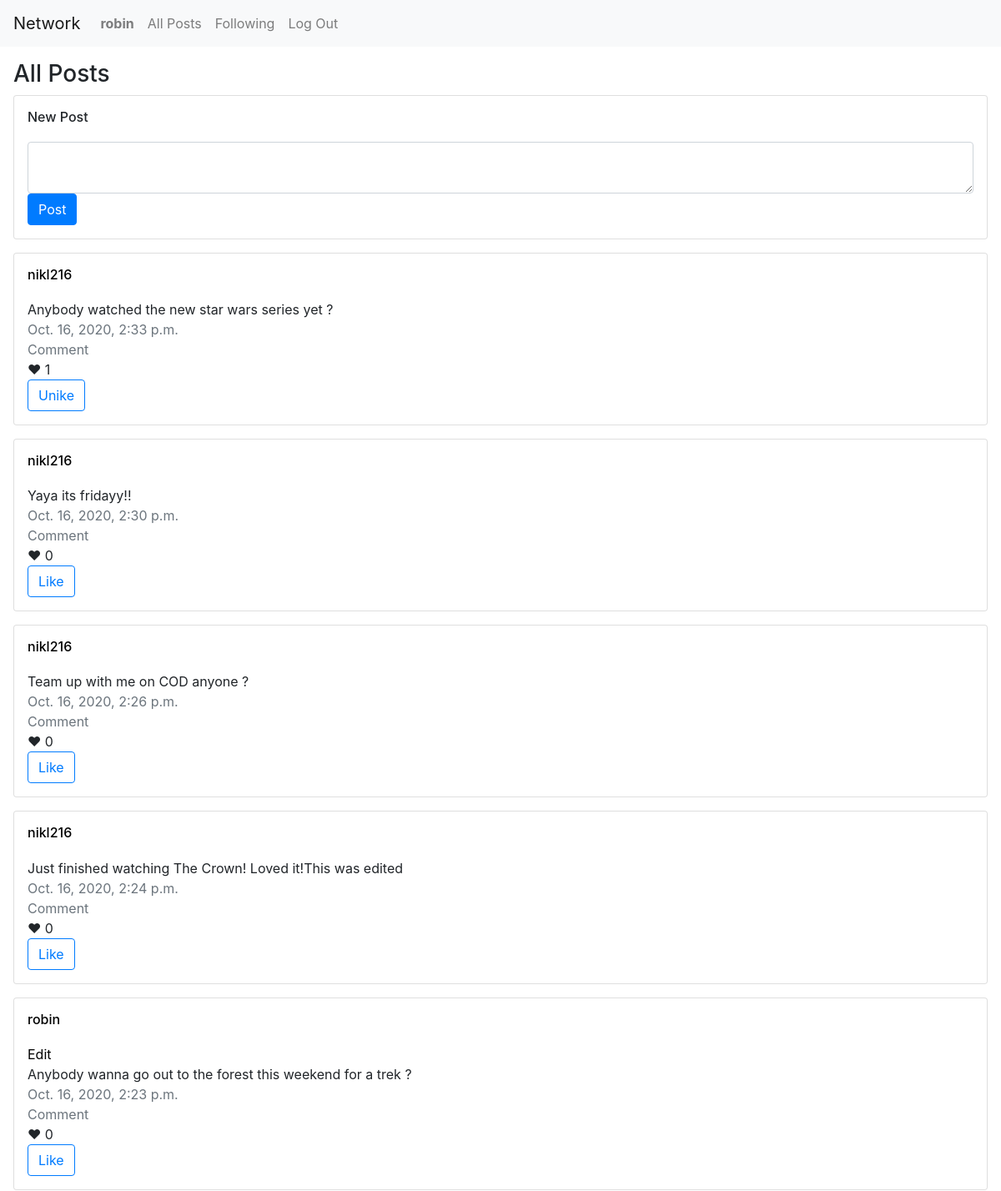
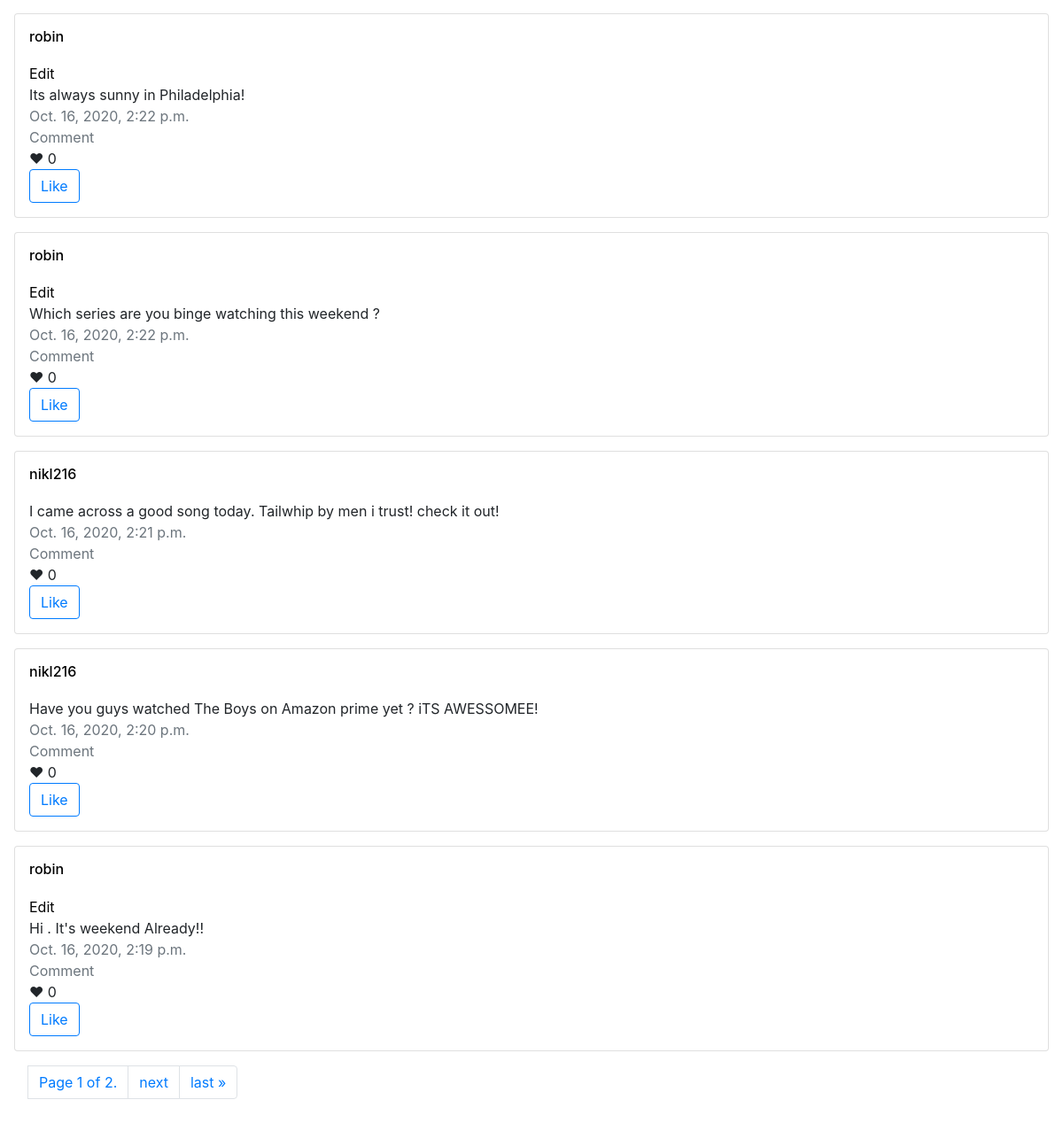
The app's page / (signed in) with its own data (2 pictures, top to bottom).
### network/models.py (models this page shows, shortened)
class User(AbstractUser):
    pass

class Post(models.Model):
    created_by = models.ForeignKey("User", on_delete=models.CASCADE, related_name="posts")
    body = models.TextField()
    timestamp = models.DateTimeField(auto_now_add=True)
    likes = models.IntegerField(default=0)
    liked_users = models.ManyToManyField(User)

### network/views.py (the view)
# urls.py: path("", views.index, name="index"),
def index(request):
    if request.method =="GET":
        posts=Post.objects.all().order_by("-timestamp").all()
        paginator = Paginator(posts, 10)
        page_number = request.GET.get('page')
        page_obj = paginator.get_page(page_number)
        return render(request, "network/index.html",{
            "page_obj":page_obj,
        })
    else:
        body=request.POST["body"]
        post= Post.objects.create(created_by=request.user, body=body)
        return HttpResponseRedirect(reverse("index"))

### network/templates/network/index.html (shortened to what this page needs)
{% extends "network/layout.html" %}
{% block body %}
<h3>All Posts</h3>
{% if user.is_authenticated %}
<div class="card p-3">
  <div class="card-title">
    <h6>New Post</h6>
  </div>
  <form action="{% url 'index' %}" method="post">
    <textarea name="body" class="form-control"></textarea>
    <div class="card-body p-0">
      <button type="submit" class="btn btn-primary">Post</button>
    </div>
  </form>
</div>
{% endif %}
{% for post in page_obj %}
<div class="card p-3 mt-3">
  <div class="card-title">
      <a href="{% url 'profile' post.created_by.pk %}"><h6>{{post.created_by.username}}</h6></a>
    </div>
  <div class="card-body p-0">
      {% if post.created_by == user %}
      <a href="{% url 'edit' post.pk %}">Edit</a>
      {% endif %}
      <div>{{post.body}}</div>
      <div class="text-secondary">{{post.timestamp}}</div>
      <div class="text-secondary">Comment</div>
      <div>&#10084; <span class="_{{post.pk}}">{{post.likes}}</span></div>
      {% if user in post.liked_users.all %}
      <div class="unlike{{post.pk}}"><button type="button" class="btn btn-outline-primary" id="unlike"  value="{{post.pk}}">Unike</button></div>
      {% else %}
      <div class="like{{post.pk}}"><button type="button" class="btn btn-outline-primary" id="like" value="{{post.pk}}">Like</button></div>
      {% endif %}
  </div>
</div>
{% endfor %}
<nav aria-label="Page navigation example" class='p-3'>
    <ul class="pagination">
        <li class="current page-item">
            <li class="page-item page-link">Page {{ page_obj.number }} of {{ page_obj.paginator.num_pages }}.</li>
        </li>
        {% if page_obj.has_next %}
        <li class="page-item"><a class="page-link" href="?page={{ page_obj.next_page_number }}">next</a></li>
        <li class="page-item"><a class="page-link" href="?page={{ page_obj.paginator.num_pages }}">last &raquo;</a></li>
    {% endif %}
    </ul>
  </nav>
{% endblock %}

### network/templates/network/layout.html (shortened to what this page needs)
{% load static %}
<!DOCTYPE html>
<html lang="en">
    <head>
        <link rel="stylesheet" href="https://stackpath.bootstrapcdn.com/bootstrap/4.4.1/css/bootstrap.min.css">
        <link href="{% static 'network/styles.css' %}" rel="stylesheet">
        {% load static %}
    </head>
    <body>
        <nav class="navbar navbar-expand-lg navbar-light bg-light">
            <a class="navbar-brand" href="#">Network</a>
            <div>
              <ul class="navbar-nav mr-auto">
                {% if user.is_authenticated %}
                    <li class="nav-item">
                        <a class="nav-link" href="{% url 'profile' user.pk %}"><strong>{{ user.username }}</strong></a>
                    </li>
                {% endif %}
                <li class="nav-item">
                  <a class="nav-link" href="{% url 'index' %}">All Posts</a>
                </li>
                {% if user.is_authenticated %}
                    <li class="nav-item">
                        <a class="nav-link" href="{% url 'following' %}">Following</a>
                    </li>
                    <li class="nav-item">
                        <a class="nav-link" href="{% url 'logout' %}">Log Out</a>
                    </li>
                {% endif %}
              </ul>
            </div>
          </nav>
        <div class="body m-3">
            {% block body %}
            {% endblock %}
        </div>
    </body>
</html>

### network/static/network/styles.css (style rules this page uses)
a { color: black; }

### records on screen
User: username "robin"
Post: created_by.username "nikl216", body "Anybody watched the new star wars series yet ?", timestamp "Oct. 16, 2020, 2:33 p.m.", likes "1", {{ post.pk }} 13 (drawn)
Post: created_by.username "nikl216", body "Yaya its fridayy!!", timestamp "Oct. 16, 2020, 2:30 p.m.", likes "0", {{ post.pk }} 12 (drawn)
Post: created_by.username "nikl216", body "Team up with me on COD anyone ?", timestamp "Oct. 16, 2020, 2:26 p.m.", likes "0", {{ post.pk }} 11 (drawn)
Post: created_by.username "nikl216", body "Just finished watching The Crown! Loved it!This was edited", timestamp "Oct. 16, 2020, 2:24 p.m.", likes "0", {{ post.pk }} 10 (drawn)
Post: created_by.username "robin", shows "Edit", body "Anybody wanna go out to the forest this weekend for a trek ?", timestamp "Oct. 16, 2020, 2:23 p.m.", likes "0", {{ post.pk }} 9 (drawn)
Post: created_by.username "robin", shows "Edit", body "Its always sunny in Philadelphia!", timestamp "Oct. 16, 2020, 2:22 p.m.", likes "0", {{ post.pk }} 8 (drawn)
Post: created_by.username "robin", shows "Edit", body "Which series are you binge watching this weekend ?", timestamp "Oct. 16, 2020, 2:22 p.m.", likes "0", {{ post.pk }} 7 (drawn)
Post: created_by.username "nikl216", body "I came across a good song today. Tailwhip by men i trust! check it out!", timestamp "Oct. 16, 2020, 2:21 p.m.", likes "0", {{ post.pk }} 6 (drawn)
Post: created_by.username "nikl216", body "Have you guys watched The Boys on Amazon prime yet ? iTS AWESSOMEE!", timestamp "Oct. 16, 2020, 2:20 p.m.", likes "0", {{ post.pk }} 5 (drawn)
Post: created_by.username "robin", shows "Edit", body "Hi . It's weekend Already!!", timestamp "Oct. 16, 2020, 2:19 p.m.", likes "0", {{ post.pk }} 4 (drawn)

### other values on screen
{{ page_obj.number }} "1"
{{ page_obj.paginator.num_pages }} "2"
